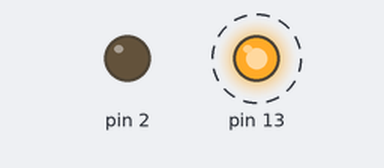
Bench run of a sketch on a simulated Arduino Uno, built with avr-gcc and run on an emulated ATmega328P. Shown: output pins drawn as LEDs (lit = HIGH). Dashed ring = blinking.

Above: at 0.5 s.
Timing chart, 0 to 4.6 s (numbered marks = the images above):
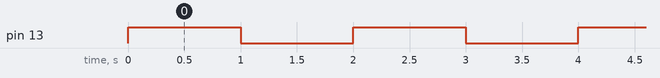

The sketch:

LED_Blink.ino
```cpp
void setup()
{
    pinMode(2, OUTPUT);
    pinMode(13, OUTPUT);
}

void loop()
{
    digitalWrite(13, HIGH);
    delay(1000);
    digitalWrite(13, LOW);
    delay(1000);
}
```

Measured:
- by itself, pin 13: alternates HIGH for 1.0 s and LOW for 1.0 s
